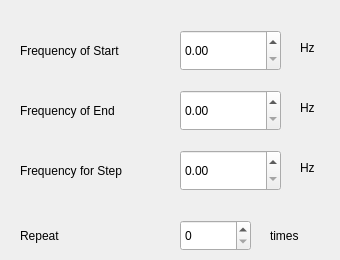
    <widget class="QWidget" name="tab_4">
     <attribute name="title">
      <string>Zeeman Scan</string>
     </attribute>
     <widget class="QLabel" name="label_19">
      <property name="geometry">
       <rect>
        <x>270</x>
        <y>220</y>
        <width>41</width>
        <height>31</height>
       </rect>
      </property>
      <property name="font">
       <font>
        <family>Arial</family>
        <pointsize>9</pointsize>
        <weight>50</weight>
        <bold>false</bold>
       </font>
      </property>
      <property name="text">
       <string>times</string>
      </property>
     </widget>
     <widget class="QSpinBox" name="spinBox_zeemanrepeat">
      <property name="geometry">
       <rect>
        <x>180</x>
        <y>220</y>
        <width>71</width>
        <height>31</height>
       </rect>
      </property>
      <property name="font">
       <font>
        <family>Arial</family>
        <pointsize>9</pointsize>
        <weight>50</weight>
        <bold>false</bold>
       </font>
      </property>
     </widget>
     <widget class="QLabel" name="label_12">
      <property name="geometry">
       <rect>
        <x>300</x>
        <y>160</y>
        <width>31</width>
        <height>16</height>
       </rect>
      </property>
      <property name="font">
       <font>
        <family>Arial</family>
        <pointsize>9</pointsize>
        <weight>50</weight>
        <bold>false</bold>
       </font>
      </property>
      <property name="text">
       <string>Hz</string>
      </property>
     </widget>
     <widget class="QLabel" name="label_13">
      <property name="geometry">
       <rect>
        <x>20</x>
        <y>220</y>
        <width>91</width>
        <height>31</height>
       </rect>
      </property>
      <property name="font">
       <font>
        <family>Arial</family>
        <pointsize>9</pointsize>
        <weight>50</weight>
        <bold>false</bold>
       </font>
      </property>
      <property name="text">
       <string>Repeat</string>
      </property>
     </widget>
     <widget class="QLabel" name="label_15">
      <property name="geometry">
       <rect>
        <x>20</x>
        <y>160</y>
        <width>141</width>
        <height>21</height>
       </rect>
      </property>
      <property name="font">
       <font>
        <family>Arial</family>
        <pointsize>9</pointsize>
        <weight>50</weight>
        <bold>false</bold>
       </font>
      </property>
      <property name="text">
       <string>Frequency for Step</string>
      </property>
     </widget>
     <widget class="QDoubleSpinBox" name="doubleSpinBox_zeemanend">
      <property name="geometry">
       <rect>
        <x>180</x>
        <y>90</y>
        <width>101</width>
        <height>41</height>
       </rect>
      </property>
      <property name="font">
       <font>
        <family>Arial</family>
        <pointsize>9</pointsize>
        <weight>50</weight>
        <bold>false</bold>
       </font>
      </property>
      <property name="layoutDirection">
       <enum>Qt::LeftToRight</enum>
      </property>
      <property name="alignment">
       <set>Qt::AlignLeading|Qt::AlignLeft|Qt::AlignVCenter</set>
      </property>
      <property name="maximum">
       <double>999999.989999999990687</double>
      </property>
     </widget>
     <widget class="QDoubleSpinBox" name="doubleSpinBox_zeemanstep">
      <property name="geometry">
       <rect>
        <x>180</x>
        <y>150</y>
        <width>101</width>
        <height>41</height>
       </rect>
      </property>
      <property name="font">
       <font>
        <family>Arial</family>
        <pointsize>9</pointsize>
        <weight>50</weight>
        <bold>false</bold>
       </font>
      </property>
      <property name="layoutDirection">
       <enum>Qt::LeftToRight</enum>
      </property>
      <property name="alignment">
       <set>Qt::AlignLeading|Qt::AlignLeft|Qt::AlignVCenter</set>
      </property>
      <property name="maximum">
       <double>999999.989999999990687</double>
      </property>
     </widget>
     <widget class="QLabel" name="label_14">
      <property name="geometry">
       <rect>
        <x>20</x>
        <y>100</y>
        <width>131</width>
        <height>21</height>
       </rect>
      </property>
      <property name="font">
       <font>
        <family>Arial</family>
        <pointsize>9</pointsize>
        <weight>50</weight>
        <bold>false</bold>
       </font>
      </property>
      <property name="text">
       <string>Frequency of End</string>
      </property>
     </widget>
     <widget class="QDoubleSpinBox" name="doubleSpinBox_zeemanstart">
      <property name="geometry">
       <rect>
        <x>180</x>
        <y>30</y>
        <width>101</width>
        <height>41</height>
       </rect>
      </property>
      <property name="font">
       <font>
        <family>Arial</family>
        <pointsize>9</pointsize>
        <weight>50</weight>
        <bold>false</bold>
       </font>
      </property>
      <property name="layoutDirection">
       <enum>Qt::LeftToRight</enum>
      </property>
      <property name="alignment">
       <set>Qt::AlignLeading|Qt::AlignLeft|Qt::AlignVCenter</set>
      </property>
      <property name="maximum">
       <double>999999.989999999990687</double>
      </property>
     </widget>
     <widget class="QLabel" name="label_16">
      <property name="geometry">
       <rect>
        <x>300</x>
        <y>40</y>
        <width>31</width>
        <height>16</height>
       </rect>
      </property>
      <property name="font">
       <font>
        <family>Arial</family>
        <pointsize>9</pointsize>
        <weight>50</weight>
        <bold>false</bold>
       </font>
      </property>
      <property name="text">
       <string>Hz</string>
      </property>
     </widget>
     <widget class="QLabel" name="label_17">
      <property name="geometry">
       <rect>
        <x>300</x>
        <y>100</y>
        <width>31</width>
        <height>16</height>
       </rect>
      </property>
      <property name="font">
       <font>
        <family>Arial</family>
        <pointsize>9</pointsize>
        <weight>50</weight>
        <bold>false</bold>
       </font>
      </property>
      <property name="text">
       <string>Hz</string>
      </property>
     </widget>
     <widget class="QLabel" name="label_11">
      <property name="geometry">
       <rect>
        <x>20</x>
        <y>40</y>
        <width>131</width>
        <height>21</height>
       </rect>
      </property>
      <property name="font">
       <font>
        <family>Arial</family>
        <pointsize>9</pointsize>
        <weight>50</weight>
        <bold>false</bold>
       </font>
      </property>
      <property name="text">
       <string>Frequency of Start</string>
      </property>
     </widget>
    </widget>
